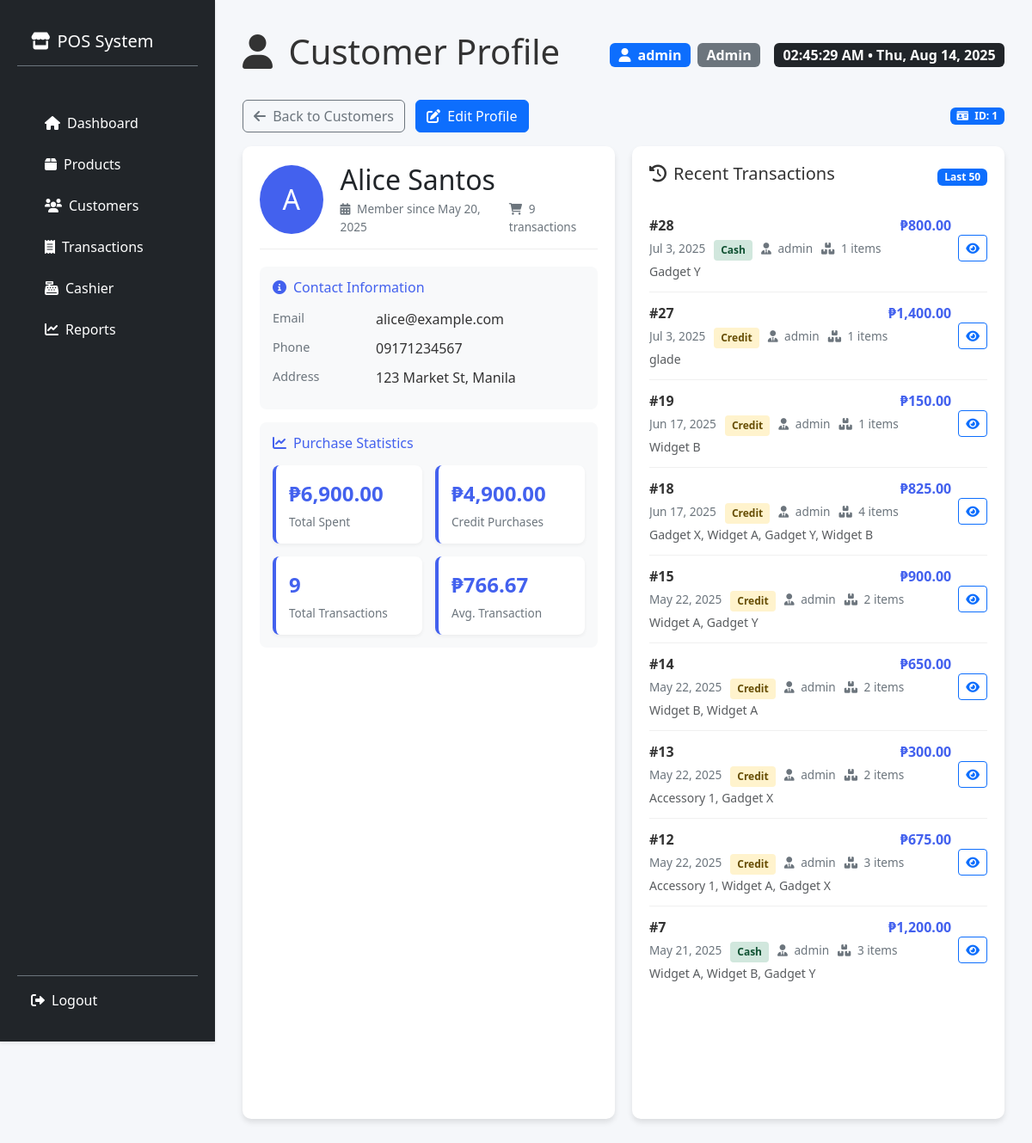
Screenshot of /customer_profile.php?id=1 (signed in) with the database file from the repository.
### tables this page shows
CREATE TABLE `customers` (
  `CustomerID` int(11) NOT NULL,
  `CustomerName` varchar(100) NOT NULL,
  `Email` varchar(100) DEFAULT NULL,
  `Phone` varchar(20) DEFAULT NULL,
  `Address` text DEFAULT NULL,
  `CreditLimit` decimal(10,2) DEFAULT 0.00,
  `Balance` decimal(10,2) DEFAULT 0.00,
  `Notes` text DEFAULT NULL,
  `CreatedAt` timestamp NOT NULL DEFAULT current_timestamp(),
  `UpdatedAt` timestamp NOT NULL DEFAULT current_timestamp() ON UPDATE current_timestamp()
);

CREATE TABLE `transactions` (
  `TransactionID` int(11) NOT NULL,
  `CustomerID` int(11) DEFAULT NULL,
  `UserID` int(11) NOT NULL,
  `TotalAmount` decimal(10,2) NOT NULL CHECK (`TotalAmount` >= 0),
  `AmountTendered` decimal(10,2) NOT NULL DEFAULT 0.00,
  `ChangeDue` decimal(10,2) NOT NULL DEFAULT 0.00,
  `PaymentMethod` enum('cash','credit','card','mobile') DEFAULT 'cash',
  `TransactionDate` timestamp NOT NULL DEFAULT current_timestamp(),
  `Notes` text DEFAULT NULL,
  `Status` enum('completed','voided','refunded') DEFAULT 'completed',
  `CreditCleared` tinyint(1) DEFAULT 0,
  `IsCleared` tinyint(1) DEFAULT 0,
  `ClearedDate` datetime DEFAULT NULL,
  `ClearedBy` int(11) DEFAULT NULL
);

CREATE TABLE `users` (
  `UserID` int(11) NOT NULL,
  `Username` varchar(50) NOT NULL,
  `Password` varchar(255) NOT NULL,
  `Role` enum('admin','cashier') NOT NULL DEFAULT 'cashier',
  `LastLogin` datetime DEFAULT NULL,
  `FailedAttempts` int(11) DEFAULT 0,
  `LastAttemptIP` varchar(45) DEFAULT NULL,
  `IsLocked` tinyint(1) DEFAULT 0,
  `CreatedAt` timestamp NOT NULL DEFAULT current_timestamp(),
  `UpdatedAt` timestamp NOT NULL DEFAULT current_timestamp() ON UPDATE current_timestamp()
);

### customer_profile.php (the view, shortened to what this page needs)
<?php
require_once __DIR__ . '/db.php';
$customer = [];
$transactions = [];
$totalSpent = 0;
$totalCreditSpent = 0;
$customerID = filter_input(INPUT_GET, 'id', FILTER_VALIDATE_INT, [
    'options' => ['min_range' => 1]
]);
try {
    $conn->setAttribute(PDO::ATTR_ERRMODE, PDO::ERRMODE_EXCEPTION);
    $stmt = $conn->prepare("
        SELECT
            CustomerID,
            CustomerName,
            Email,
            Phone,
            Address,
            CreatedAt,
            (SELECT COUNT(*) FROM Transactions WHERE CustomerID = Customers.CustomerID) AS TransactionCount
        FROM Customers
        WHERE CustomerID = :customerID
        LIMIT 1
    ");
    $stmt->bindParam(':customerID', $customerID, PDO::PARAM_INT);
    $stmt->execute();
    $customer = $stmt->fetch(PDO::FETCH_ASSOC);
    $stmt = $conn->prepare("
        SELECT
            t.TransactionID,
            t.TransactionDate,
            t.TotalAmount,
            t.PaymentMethod,
            u.Username AS CashierName,
            COUNT(ti.TransactionItemID) AS ItemCount,
            GROUP_CONCAT(p.ProductName SEPARATOR ', ') AS Products
        FROM Transactions t
        JOIN Users u ON t.UserID = u.UserID
        LEFT JOIN TransactionItems ti ON t.TransactionID = ti.TransactionID
        LEFT JOIN Products p ON ti.ProductID = p.ProductID
        WHERE t.CustomerID = :customerID
        GROUP BY t.TransactionID
        ORDER BY t.TransactionDate DESC
        LIMIT 50
    ");
    $stmt->bindParam(':customerID', $customerID, PDO::PARAM_INT);
    $stmt->execute();
    $transactions = $stmt->fetchAll(PDO::FETCH_ASSOC);
    $stmt = $conn->prepare("
        SELECT
            COALESCE(SUM(CASE WHEN PaymentMethod = 'credit' THEN TotalAmount ELSE 0 END), 0) AS CreditTotal,
            COALESCE(SUM(TotalAmount), 0) AS OverallTotal
        FROM Transactions
        WHERE CustomerID = :customerID
    ");
    $stmt->bindParam(':customerID', $customerID, PDO::PARAM_INT);
    $stmt->execute();
    $totals = $stmt->fetch(PDO::FETCH_ASSOC);
    $totalSpent       = $totals['OverallTotal']   ?? 0;
    $totalCreditSpent = $totals['CreditTotal']    ?? 0;
} catch (PDOException $e) {
    error_log("[" . date('Y-m-d H:i:s') . "] Database Error in "
             . basename(__FILE__) . " (Line " . $e->getLine()
             . "): " . $e->getMessage());
    $_SESSION['error'] = "A database error occurred while loading customer data";
    header('Location: customers.php');
    exit();
} catch (Exception $e) {
    error_log("[" . date('Y-m-d H:i:s') . "] Application Error in "
             . basename(__FILE__) . ": " . $e->getMessage());
    $_SESSION['error'] = $e->getMessage();
    header('Location: customers.php');
    exit();
}
?>
<!DOCTYPE html>
<html lang="en">
<head>
    <link href="https://cdn.jsdelivr.net/npm/bootstrap@5.3.0/dist/css/bootstrap.min.css" rel="stylesheet">
    <link href="https://cdnjs.cloudflare.com/ajax/libs/font-awesome/6.0.0-beta3/css/all.min.css" rel="stylesheet">
    <link href="styles.css" rel="stylesheet">
</head>
<body>
    <?php include 'sidebar.php'; ?>
    <div class="main-content">
        <div class="container-fluid py-3">
            <div class="d-flex flex-wrap justify-content-between align-items-center mb-4 gap-2">
                <h1><i class="fas fa-user me-2"></i> Customer Profile</h1>
                <div class="d-flex align-items-center">
                    <div class="me-3">
                        <span class="badge bg-primary fs-6">
                            <i class="fas fa-user me-1"></i> <?= htmlspecialchars($_SESSION['username'] ?? 'User') ?>
                        </span>
                        <span class="badge bg-secondary fs-6 ms-1">
                            <?= htmlspecialchars(ucfirst($_SESSION['role'] ?? 'Role')) ?>
                        </span>
                    </div>
                    <div id="current-time" class="badge bg-dark fs-6"></div>
                </div>
            </div>
            <div class="d-flex justify-content-between align-items-center mb-3">
                <div>
                    <a href="customers.php" class="btn btn-outline-secondary me-2">
                        <i class="fas fa-arrow-left me-1"></i> Back to Customers
                    </a>
                    <a href="edit_customer.php?id=<?= $customerID ?>" class="btn btn-primary">
                        <i class="fas fa-edit me-1"></i> Edit Profile
                    </a>
                </div>
                <span class="badge bg-primary">
                    <i class="fas fa-id-card me-1"></i> ID: <?= $customerID ?>
                </span>
            </div>
            <div class="profile-container">
                <div class="profile-panel">
                    <div class="profile-header">
                        <div class="profile-avatar">
                            <?= substr($customer['CustomerName'], 0, 1) ?>
                        </div>
                        <div class="profile-info">
                            <h2><?= htmlspecialchars($customer['CustomerName']) ?></h2>
                            <div class="profile-meta">
                                <span><i class="fas fa-calendar-alt me-1"></i> Member since <?= date('M j, Y', strtotime($customer['CreatedAt'])) ?></span>
                                <span><i class="fas fa-shopping-cart me-1"></i> <?= $customer['TransactionCount'] ?> transactions</span>
                            </div>
                        </div>
                    </div>
                    <div class="panel-content">
                        <div class="detail-card">
                            <h5><i class="fas fa-info-circle me-2"></i>Contact Information</h5>
                            <div class="detail-row">
                                <div class="detail-label">Email</div>
                                <div class="detail-value"><?= $customer['Email'] ? htmlspecialchars($customer['Email']) : '<span class="text-muted">Not provided</span>' ?></div>
                            </div>
                            <div class="detail-row">
                                <div class="detail-label">Phone</div>
                                <div class="detail-value"><?= $customer['Phone'] ? htmlspecialchars($customer['Phone']) : '<span class="text-muted">Not provided</span>' ?></div>
                            </div>
                            <div class="detail-row">
                                <div class="detail-label">Address</div>
                                <div class="detail-value"><?= $customer['Address'] ? htmlspecialchars($customer['Address']) : '<span class="text-muted">Not provided</span>' ?></div>
                            </div>
                        </div>
                        <div class="detail-card">
                            <h5><i class="fas fa-chart-line me-2"></i>Purchase Statistics</h5>
                            <div class="stats-grid">
                                <div class="stat-card">
                                    <div class="stat-value">₱<?= number_format($totalSpent, 2) ?></div>
                                    <div class="stat-label">Total Spent</div>
                                </div>
                                <div class="stat-card">
                                    <div class="stat-value">₱<?= number_format($totalCreditSpent, 2) ?></div>
                                    <div class="stat-label">Credit Purchases</div>
                                </div>
                                <div class="stat-card">
                                    <div class="stat-value"><?= $customer['TransactionCount'] ?></div>
                                    <div class="stat-label">Total Transactions</div>
                                </div>
                                <div class="stat-card">
                                    <div class="stat-value">₱<?= $customer['TransactionCount'] > 0 ? number_format($totalSpent / $customer['TransactionCount'], 2) : '0.00' ?></div>
                                    <div class="stat-label">Avg. Transaction</div>
                                </div>
                            </div>
                        </div>
                    </div>
                </div>
                <div class="transactions-panel">
                    <div class="d-flex justify-content-between align-items-center mb-3">
                        <h5><i class="fas fa-history me-2"></i>Recent Transactions</h5>
                        <span class="badge bg-primary">Last 50</span>
                    </div>
                    <div class="panel-content">
                        <?php if (!empty($transactions)): ?>
                            <?php foreach ($transactions as $txn): ?>
                                <div class="transaction-item">
                                    <div class="transaction-info">
                                        <div class="d-flex justify-content-between">
                                            <strong>#<?= $txn['TransactionID'] ?></strong>
                                            <span class="transaction-amount">₱<?= number_format($txn['TotalAmount'], 2) ?></span>
                                        </div>
                                        <div class="transaction-meta">
                                            <span><?= date('M j, Y', strtotime($txn['TransactionDate'])) ?></span>
                                            <span class="payment-method payment-<?= strtolower($txn['PaymentMethod']) ?>">
                                                <?= ucfirst($txn['PaymentMethod']) ?>
                                            </span>
                                            <span><i class="fas fa-user-tie me-1"></i> <?= htmlspecialchars($txn['CashierName']) ?></span>
                                            <span><i class="fas fa-boxes me-1"></i> <?= $txn['ItemCount'] ?> items</span>
                                        </div>
                                        <div class="text-truncate" style="max-width: 100%;" title="<?= htmlspecialchars($txn['Products']) ?>">
                                            <small class="text-muted"><?= htmlspecialchars($txn['Products']) ?></small>
                                        </div>
                                    </div>
                                    <div class="d-flex align-items-center ms-2">
                                        <a href="transactions.php?view_transaction=<?= $txn['TransactionID'] ?>" class="btn btn-sm btn-outline-primary" title="View Details">
                                            <i class="fas fa-eye"></i>
                                        </a>
                                    </div>
                                </div>
                            <?php endforeach; ?>
                        <?php endif; ?>
                    </div>
                </div>
            </div>
        </div>
    </div>
</body>
</html>

### styles.css (style rules this page uses)
body { font-family: 'Segoe UI', Tahoma, Geneva, Verdana, sans-serif; background-color: #f5f7fa; color: #333; margin: 0; padding: 0; }
.main-content { margin-left: 250px; padding: 20px; transition: margin-left 0.3s; }

### customer_profile.php (style rules this page uses)
:root { --primary-color: #4361ee; --secondary-color: #3f37c9; --accent-color: #4895ef; --success-color: #4cc9f0; --danger-color: #f72585; --light-color: #f8f9fa; --dark-color: #212529; }
.profile-container { display: grid; grid-template-columns: 1fr 1fr; gap: 20px; height: calc(100vh - 80px); }
.profile-panel, .transactions-panel { background: white; border-radius: 10px; box-shadow: 0 4px 6px rgba(0,0,0,0.1); padding: 20px; display: flex; flex-direction: column; overflow: hidden; }
.panel-content { overflow-y: auto; flex-grow: 1; }
.profile-header { display: flex; align-items: center; margin-bottom: 20px; padding-bottom: 15px; border-bottom: 1px solid #eee; }
.profile-avatar { width: 80px; height: 80px; border-radius: 50%; background-color: var(--primary-color); color: white; display: flex; align-items: center; justify-content: center; font-size: 2rem; margin-right: 20px; }
.profile-info h2 { margin: 0; color: var(--dark-color); }
.profile-meta { display: flex; gap: 15px; margin-top: 5px; }
.profile-meta span { font-size: 0.85rem; color: #6c757d; }
.detail-card { background: #f8f9fa; border-radius: 8px; padding: 15px; margin-bottom: 15px; }
.detail-card h5 { margin-bottom: 15px; color: var(--primary-color); font-size: 1rem; }
.detail-row { display: flex; margin-bottom: 10px; }
.detail-label { flex: 0 0 120px; color: #6c757d; font-size: 0.9rem; }
.detail-value { flex: 1; font-weight: 500; }
.stats-grid { display: grid; grid-template-columns: repeat(2, 1fr); gap: 15px; margin-top: 15px; }
.stat-card { background: white; border-radius: 8px; padding: 15px; box-shadow: 0 2px 4px rgba(0,0,0,0.05); border-left: 4px solid var(--primary-color); }
.stat-card .stat-value { font-size: 1.5rem; font-weight: 700; color: var(--primary-color); margin-bottom: 5px; }
.stat-card .stat-label { font-size: 0.85rem; color: #6c757d; }
.transaction-item { display: flex; justify-content: space-between; padding: 12px 0; border-bottom: 1px solid #f0f0f0; }
.transaction-item:last-child { border-bottom: none; }
.transaction-info { flex: 1; }
.transaction-meta { display: flex; gap: 10px; font-size: 0.85rem; color: #6c757d; margin-top: 5px; }
.transaction-amount { font-weight: 600; color: var(--primary-color); }
.payment-method { padding: 3px 8px; border-radius: 4px; font-size: 0.75rem; font-weight: 600; }
.payment-cash { background-color: #d1e7dd; color: #0f5132; }
.payment-credit { background-color: #fff3cd; color: #664d03; }

### rows the page displays
customers: CustomerName "A", CustomerName "Alice Santos", CreatedAt "May 20, 2025", Email "alice@example.com", Phone "09171234567", Address "123 Market St, Manila"
transactions: TransactionID "28", TotalAmount "800.00", TransactionDate "Jul 3, 2025", PaymentMethod "Cash", UserID.Username "admin", ItemCount "1", Products "Gadget Y"
transactions: TransactionID "27", TotalAmount "1,400.00", TransactionDate "Jul 3, 2025", PaymentMethod "Credit", UserID.Username "admin", ItemCount "1", Products "glade"
transactions: TransactionID "19", TotalAmount "150.00", TransactionDate "Jun 17, 2025", PaymentMethod "Credit", UserID.Username "admin", ItemCount "1", Products "Widget B"
transactions: TransactionID "18", TotalAmount "825.00", TransactionDate "Jun 17, 2025", PaymentMethod "Credit", UserID.Username "admin", ItemCount "4", Products "Gadget X, Widget A, Gadget Y, Widget B"
transactions: TransactionID "15", TotalAmount "900.00", TransactionDate "May 22, 2025", PaymentMethod "Credit", UserID.Username "admin", ItemCount "2", Products "Widget A, Gadget Y"
transactions: TransactionID "14", TotalAmount "650.00", TransactionDate "May 22, 2025", PaymentMethod "Credit", UserID.Username "admin", ItemCount "2", Products "Widget B, Widget A"
transactions: TransactionID "13", TotalAmount "300.00", TransactionDate "May 22, 2025", PaymentMethod "Credit", UserID.Username "admin", ItemCount "2", Products "Accessory 1, Gadget X"
transactions: TransactionID "12", TotalAmount "675.00", TransactionDate "May 22, 2025", PaymentMethod "Credit", UserID.Username "admin", ItemCount "3", Products "Accessory 1, Widget A, Gadget X"
transactions: TransactionID "7", TotalAmount "1,200.00", TransactionDate "May 21, 2025", PaymentMethod "Cash", UserID.Username "admin", ItemCount "3", Products "Widget A, Widget B, Gadget Y"

### other values shown
$_SESSION['username'] "admin"
$_SESSION['role'] "Admin"
$customerID "1"
$customer['TransactionCount'] "9"
$totalSpent "6,900.00"
$totalCreditSpent "4,900.00"
$totalSpent / $customer['TransactionCount'] "766.67"
